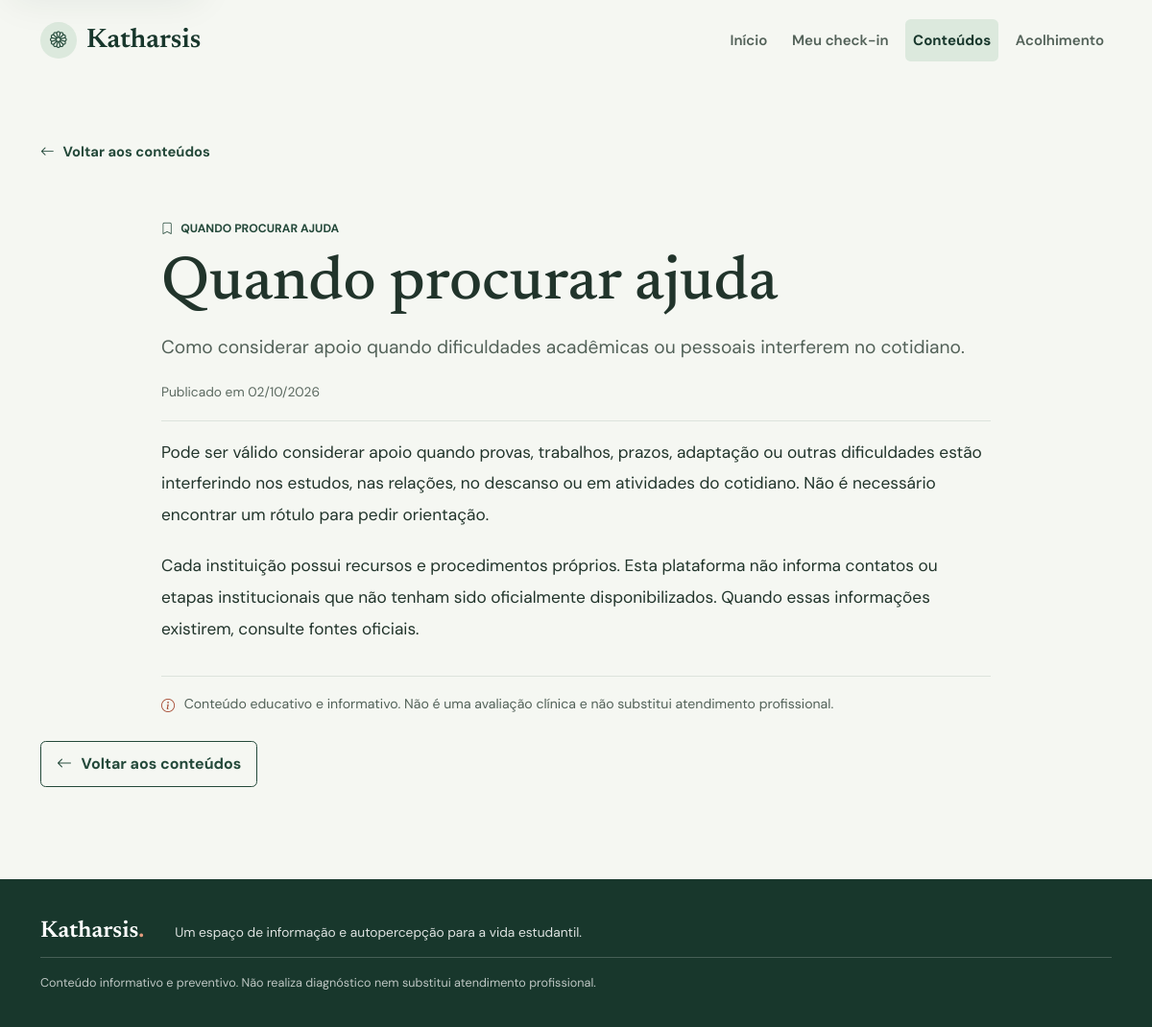
The page /conteudos/6/ on the database its author committed.
### conteudos/models.py (models this page shows, shortened)
class Conteudo(models.Model):
	titulo = models.CharField(max_length=200)
	resumo = models.TextField()
	texto = models.TextField()
	categoria = models.ForeignKey(
		Categoria,
		on_delete=models.PROTECT,
		related_name='conteudos',
	)
	data_publicacao = models.DateTimeField(default=timezone.now)
	ativo = models.BooleanField(default=False)
	class Meta:
		ordering = ('titulo',)
		verbose_name = 'conteúdo'
		verbose_name_plural = 'conteúdos'

class Categoria(models.Model):
	nome = models.CharField(max_length=100, unique=True)
	slug = models.SlugField(max_length=120, unique=True)
	descricao = models.TextField(blank=True)
	class Meta:
		ordering = ('nome',)
		verbose_name = 'categoria'
		verbose_name_plural = 'categorias'

### conteudos/views.py (the view)
# urls.py: path('<int:pk>/', views.detalhe, name='detalhe'),
def detalhe(request, pk):
	conteudo = get_object_or_404(
		Conteudo.objects.select_related('categoria'),
		pk=pk,
		ativo=True,
	)
	return render(request, 'conteudos/detalhe.html', {'conteudo': conteudo})

### templates/conteudos/detalhe.html (shortened to what this page needs)
{% extends 'base.html' %}
{% block content %}
<section class="article-page" aria-labelledby="article-title">
  <div class="container site-container">
    <a class="content-back" href="{% url 'conteudos:lista' %}"><i class="bi bi-arrow-left" aria-hidden="true"></i> Voltar aos conteúdos</a>
    <article class="article-detail">
      <p class="article-category"><i class="bi bi-bookmark" aria-hidden="true"></i> {{ conteudo.categoria.nome }}</p>
      <h1 id="article-title">{{ conteudo.titulo }}</h1>
      <p class="article-summary">{{ conteudo.resumo }}</p>
      <p class="article-date">Publicado em <time datetime="{{ conteudo.data_publicacao|date:'c' }}">{{ conteudo.data_publicacao|date:'d/m/Y' }}</time></p>
      <div class="article-body">{{ conteudo.texto|linebreaks }}</div>
      <p class="article-disclaimer"><i class="bi bi-info-circle" aria-hidden="true"></i> Conteúdo educativo e informativo. Não é uma avaliação clínica e não substitui atendimento profissional.</p>
    </article>
    <a class="btn article-back-button" href="{% url 'conteudos:lista' %}"><i class="bi bi-arrow-left" aria-hidden="true"></i> Voltar aos conteúdos</a>
  </div>
</section>
{% endblock %}

### static/css/estilo.css (style rules this page uses)
:root { color-scheme: light; --color-ink: #21342b; --color-ink-soft: #526158; --color-forest: #24493a; --color-forest-deep: #18372c; --color-paper: #f5f7f2; --color-white: #ffffff; --color-line: #dce3dc; --color-coral: #e39b7d; --color-coral-deep: #a74e36; --color-error-surface: #f7e8e4; --color-sage: #dce9dd; --color-sky: #d9e8e7; --font-body: "DM Sans", "Segoe UI", sans-serif; --font-display: "Newsreader", Georgia, serif; --space-section: 6.25rem; --space-content: 1.5rem; --border-subtle: 1px solid var(--color-line); --radius-control: 0.35rem; --shadow-soft: 0 0.75rem 2.5rem rgba(24, 55, 44, 0.08); }
* { box-sizing: border-box; }
html { scroll-behavior: smooth; scroll-padding-top: 5.5rem; }
body { margin: 0; background: var(--color-paper); color: var(--color-ink); font-family: var(--font-body); font-size: 1rem; line-height: 1.65; }
.site-container { width: min(100% - 3rem, 78rem); }
.content-back { display: inline-flex; min-height: 2.75rem; align-items: center; gap: 0.55rem; padding: 0.35rem 0; color: var(--color-forest); font-size: 0.92rem; font-weight: 700; text-decoration: none; }
.library-page, .article-page { min-height: 70vh; padding: 3.25rem 0 5.5rem; background: var(--color-paper); }
.library-heading h1, .article-detail h1 { margin: 0; color: var(--color-ink); font-family: var(--font-display); font-size: 3.5rem; font-weight: 500; line-height: 1.08; }
.library-category, .article-category { display: flex; align-items: center; gap: 0.5rem; margin: 0 0 0.85rem; color: var(--color-forest); font-size: 0.76rem; font-weight: 700; text-transform: uppercase; }
.library-disclaimer, .article-disclaimer { display: flex; align-items: flex-start; gap: 0.6rem; max-width: 58rem; margin: 1.5rem 0 0; color: var(--color-ink-soft); font-size: 0.88rem; }
.library-disclaimer .bi, .article-disclaimer .bi { flex: 0 0 auto; margin-top: 0.15rem; color: var(--color-coral-deep); }
.article-page { padding-bottom: 6rem; }
.article-detail { max-width: 54rem; margin: 3rem auto 0; }
.article-category { margin-bottom: 0.85rem; }
.article-detail h1 { font-size: 4rem; }
.article-summary { margin: 1rem 0 0; color: var(--color-ink-soft); font-size: 1.2rem; line-height: 1.55; }
.article-date { margin: 1.3rem 0 0; padding-bottom: 1.1rem; border-bottom: var(--border-subtle); color: #5c6a61; font-size: 0.86rem; }
.article-body { padding-top: 1rem; color: var(--color-ink); font-size: 1.08rem; line-height: 1.9; }
.article-body p { margin: 0 0 1.25rem; }
.article-disclaimer { margin-top: 2rem; padding-top: 1.1rem; border-top: var(--border-subtle); }
.article-back-button { display: inline-flex; min-height: 3rem; align-items: center; gap: 0.6rem; margin-top: 1.5rem; padding: 0.7rem 1rem; border: 1px solid var(--color-forest); border-radius: var(--radius-control); color: var(--color-forest); font-weight: 700; }

### rows shown on the page
Conteudo: categoria.nome "QUANDO PROCURAR AJUDA", titulo "Quando procurar ajuda", resumo "Como considerar apoio quando dificuldades acadêmicas ou pessoais interferem no cotidiano.", data_publicacao "02/10/2026", texto "Pode ser válido considerar apoio quando provas, trabalhos, prazos, adaptação ou outras dificuldades estão interferindo nos estudos, nas relações, no descanso ou em atividades do cotidiano. Não é necessário encontrar um rótulo para pedir orientação. Cada instituição possui recursos e procedimentos próprios. Esta plataforma não informa contatos ou etapas institucionais que não tenham sido oficialmente disponibilizados. Quando essas informações existirem, consulte fontes oficiais."
